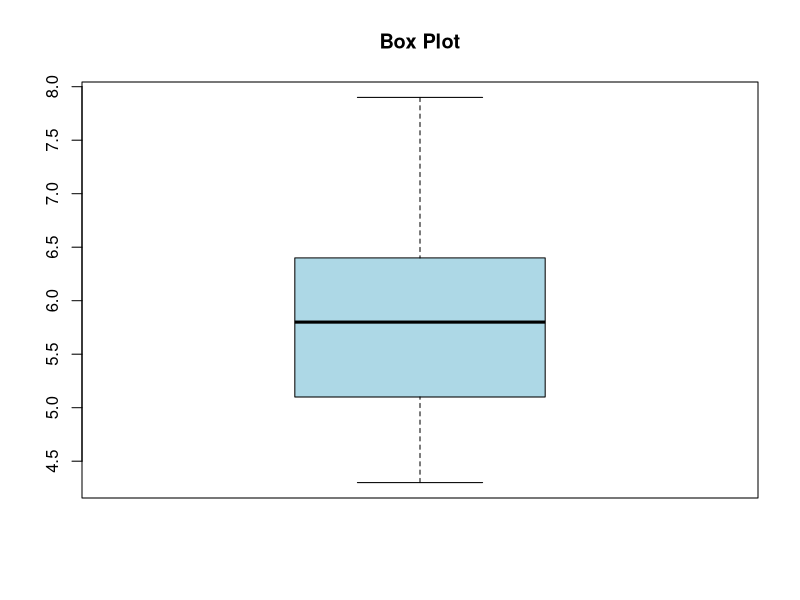
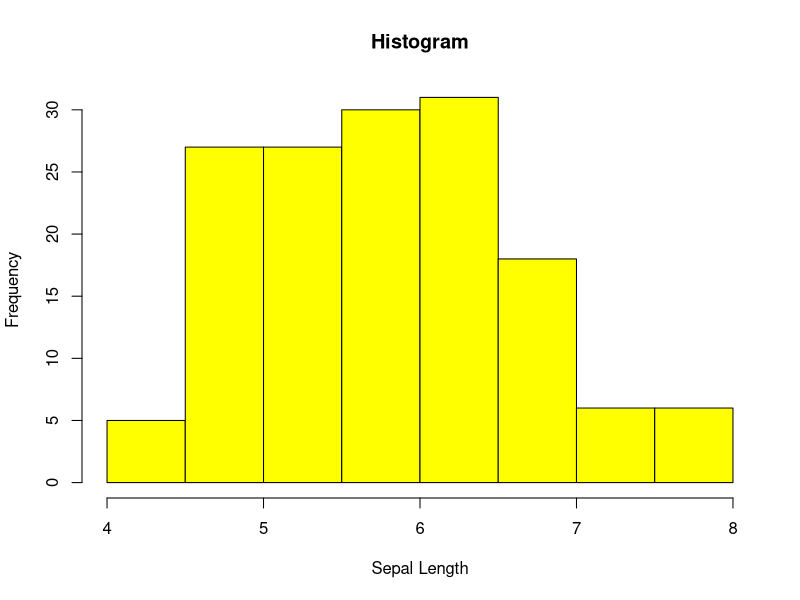
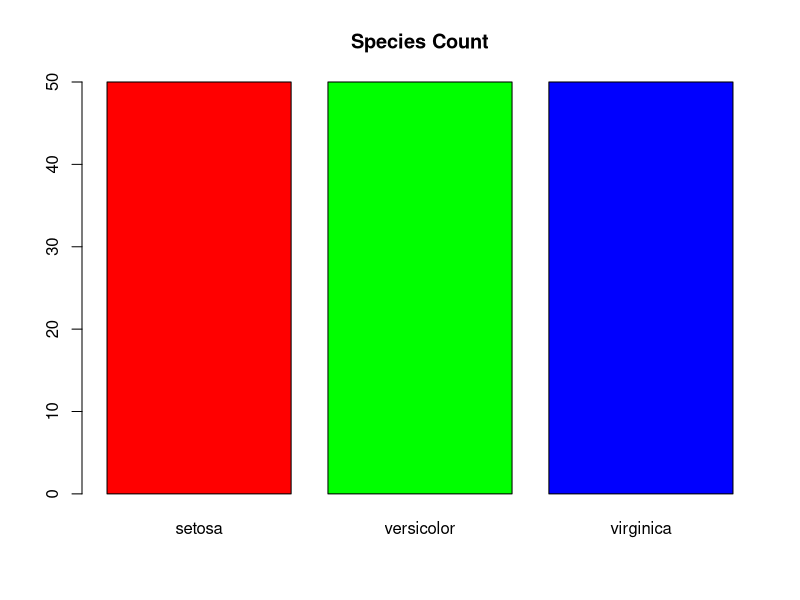
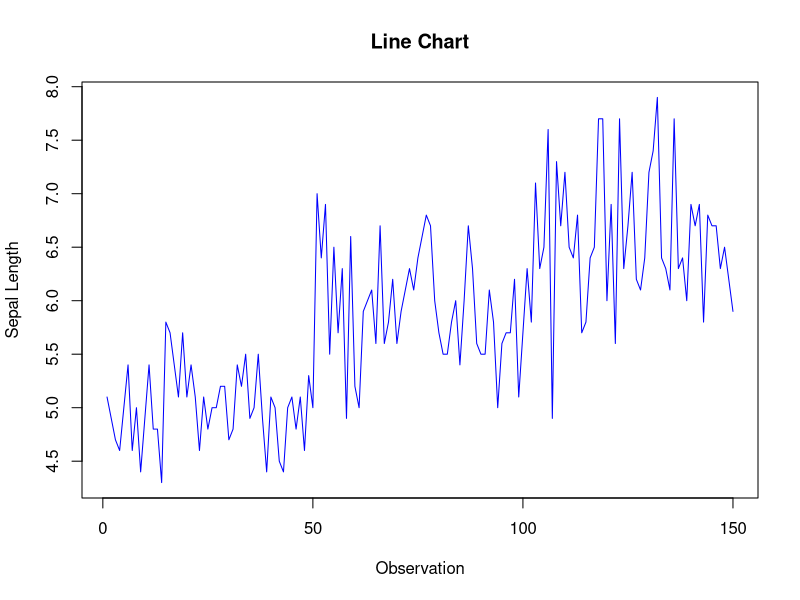
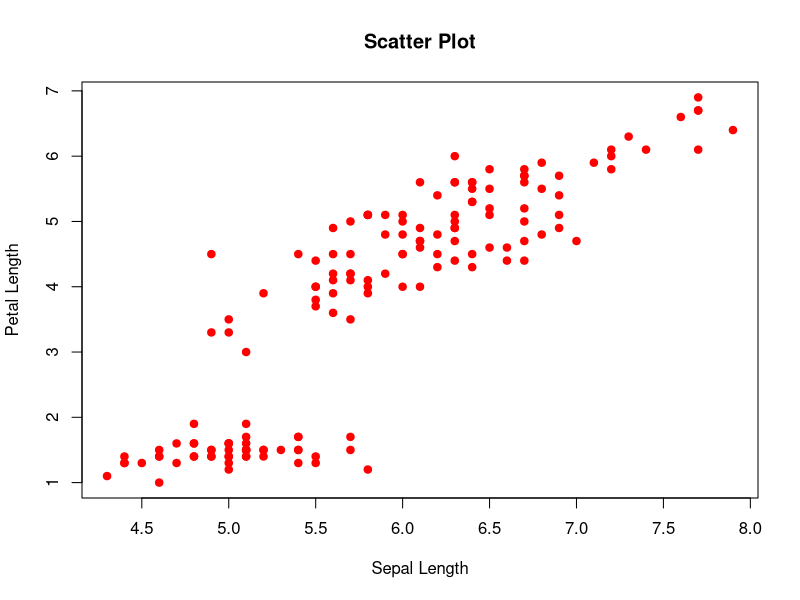

Reproduce these figures in R, in order.
data("iris")

boxplot(
  iris$Sepal.Length,
  main = "Box Plot",
  col = "lightblue"
)

hist(
  iris$Sepal.Length,
  main = "Histogram",
  col = "yellow",
  xlab = "Sepal Length"
)

species_count <- table(iris$Species)

barplot(
  species_count,
  col = c("red","green","blue"),
  main = "Species Count"
)

plot(
  iris$Sepal.Length,
  type = "l",
  col = "blue",
  main = "Line Chart",
  xlab = "Observation",
  ylab = "Sepal Length"
)

plot(
  iris$Sepal.Length,
  iris$Petal.Length,
  pch = 19,
  col = "red",
  main = "Scatter Plot",
  xlab = "Sepal Length",
  ylab = "Petal Length"
)
